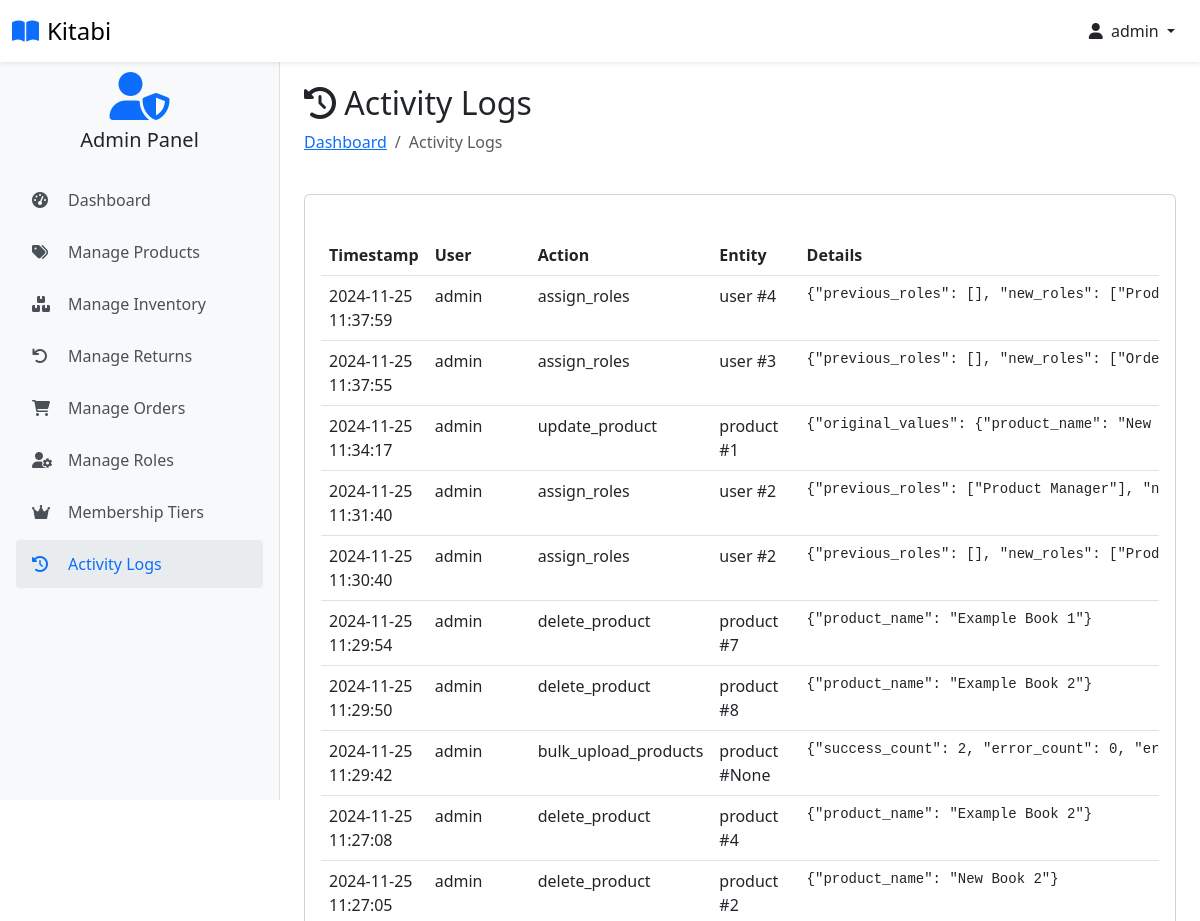
Before: /activity-logs (signed in, upper part) with the older database file.
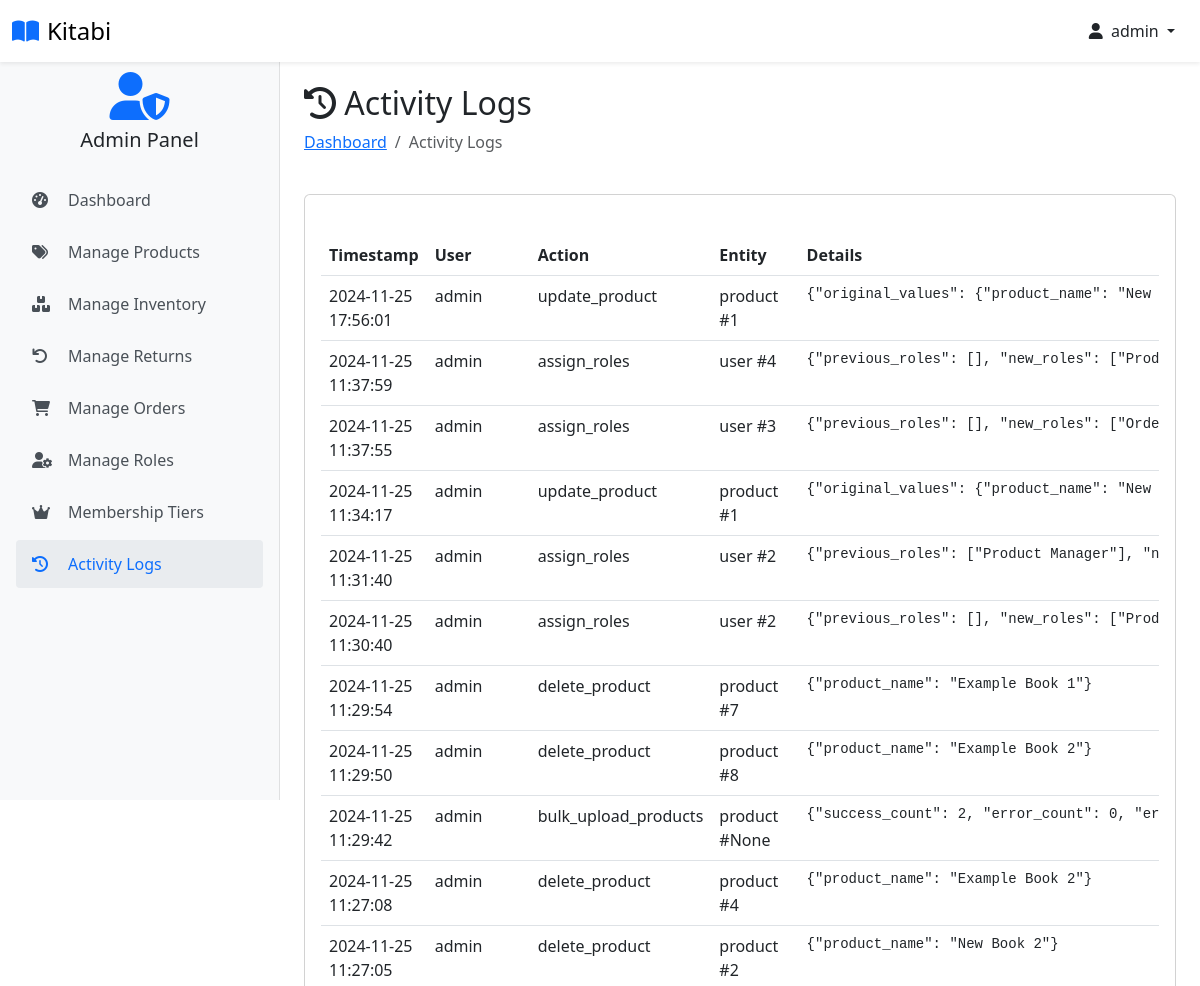
After: the same page with the newer database file.
### website/models.py (models this page shows, shortened)
class ActivityLog(db.Model):
    id = db.Column(db.Integer, primary_key=True)
    user_id = db.Column(db.Integer, db.ForeignKey('customer.id'), nullable=False)
    action = db.Column(db.String(100), nullable=False)
    entity_type = db.Column(db.String(50))
    entity_id = db.Column(db.Integer)
    details = db.Column(db.JSON)
    ip_address = db.Column(db.String(50))
    timestamp = db.Column(db.DateTime, default=datetime.utcnow)
    user = db.relationship('Customer', back_populates='activity_logs')

class Customer(db.Model, UserMixin):
    id = db.Column(db.Integer, primary_key=True)
    full_name = db.Column(db.String(100), nullable=False)
    email = db.Column(db.String(100), unique=True, nullable=False)
    username = db.Column(db.String(100), unique=True, nullable=False)
    password_hash = db.Column(db.String(200), nullable=False)
    date_joined = db.Column(db.DateTime(), default=datetime.utcnow)
    is_admin_val = db.Column(db.Boolean, default=False)
    last_login = db.Column(db.DateTime)
    status = db.Column(db.String(20), default='active')
    membership_tier_id = db.Column(db.Integer, db.ForeignKey('membership_tier.id'), default=1)  # Default to Normal
    points = db.Column(db.Integer, default=0)
    membership_tier = db.relationship('MembershipTier', backref='customers')
    cart_items = db.relationship('Cart', back_populates='customer', lazy=True)
    orders = db.relationship('Order', back_populates='customer', lazy=True)
    activity_logs = db.relationship('ActivityLog', back_populates='user', lazy=True)
    returns = db.relationship('Return', foreign_keys='Return.customer_link', back_populates='customer', lazy=True)
    roles = db.relationship(
        'Role',
        secondary=user_roles,
        back_populates='users',
        lazy='dynamic'
    )
    @property
    def password(self):
        raise AttributeError('Password is not a readable Attribute')
    @property
    def is_admin(self):
        return self.is_admin_val or any(
            role.name in ['Super Admin', 'Product Manager', 'Order Manager']
            for role in self.roles
        )
    def has_permission(self, permission):
        if not self.roles:
            return False
        for role in self.roles:
            permissions = role.permissions or []
            if permission in permissions:
                return True
        return False

### website/admin.py (the view)
@admin.route('/activity-logs')
@login_required
@admin_required
@check_permission('view_reports')
def view_activity_logs():
    logs = ActivityLog.query.order_by(ActivityLog.timestamp.desc()).all()
    return render_template('activity_logs.html', logs=logs)

### website/templates/activity_logs.html (shortened to what this page needs)
{% extends 'base.html' %}
{% block body %}
<div class="container  ">
    <div class="row mb-4">
        <div class="col">
            <h2><i class="fas fa-history"></i> Activity Logs</h2>
            <nav aria-label="breadcrumb">
                <ol class="breadcrumb">
                    <li class="breadcrumb-item"><a href="{{ url_for('admin.admin_page') }}">Dashboard</a></li>
                    <li class="breadcrumb-item active">Activity Logs</li>
                </ol>
            </nav>
        </div>
    </div>
    <div class="card">
        <div class="card-body">
            <div class="table-responsive">
                <table class="table table-hover">
                    <thead>
                        <tr>
                            <th>Timestamp</th>
                            <th>User</th>
                            <th>Action</th>
                            <th>Entity</th>
                            <th>Details</th>
                        </tr>
                    </thead>
                    <tbody>
                        {% for log in logs %}
                        <tr>
                            <td>{{ log.timestamp.strftime('%Y-%m-%d %H:%M:%S') }}</td>
                            <td>{{ log.user.username }}</td>
                            <td>{{ log.action }}</td>
                            <td>
                                {% if log.entity_type %}
                                {{ log.entity_type }} #{{ log.entity_id }}
                                {% endif %}
                            </td>
                            <td>
                                {% if log.details %}
                                <pre class="mb-0"><code>{{ log.details | tojson | safe }}</code></pre>
                                {% endif %}
                            </td>
                        </tr>
                        {% endfor %}
                    </tbody>
                </table>
            </div>
        </div>
    </div>
</div>
</div>
{% endblock %}

Changed rows visible on the page:
added ActivityLog: timestamp "2024-11-25 17:56:01", user.username "admin", action "update_product", entity_type "product", entity_id "1", details|tojson "{\"original_values\": {\"product_name\": \"New…"
